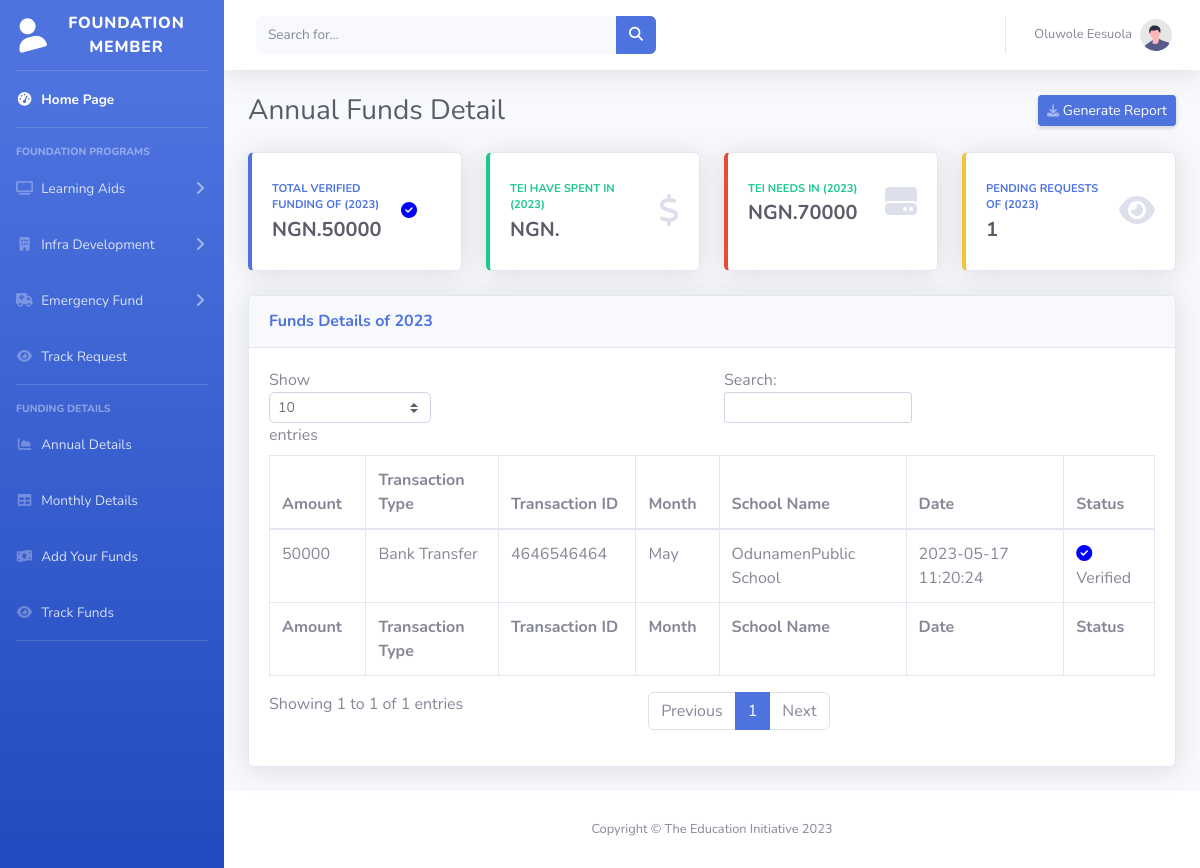
/annual-fund.php (signed in), run on the app's committed database.
### tables this page shows
CREATE TABLE `schools` (
  `id` int(11) NOT NULL,
  `name` varchar(100) NOT NULL,
  `fname` varchar(100) NOT NULL,
  `cnic` text NOT NULL,
  `contact` text NOT NULL,
  `email` varchar(100) NOT NULL,
  `qual` varchar(15) NOT NULL,
  `address` varchar(255) NOT NULL,
  `sname` varchar(100) NOT NULL,
  `dist` varchar(15) NOT NULL,
  `prog` varchar(7) NOT NULL,
  `strg` text NOT NULL,
  `buld` varchar(13) NOT NULL,
  `qatr` varchar(7) NOT NULL,
  `password` text NOT NULL,
  `status` varchar(9) NOT NULL
);

CREATE TABLE `funds` (
  `id` int(11) NOT NULL,
  `scid` int(11) NOT NULL,
  `amount` int(11) NOT NULL,
  `ttype` varchar(13) NOT NULL,
  `tid` varchar(12) NOT NULL,
  `month` varchar(3) NOT NULL,
  `year` int(4) NOT NULL,
  `date` datetime NOT NULL DEFAULT current_timestamp(),
  `status` varchar(20) NOT NULL
);

### annual-fund.php (the view, shortened to what this page needs)
<?php
include"header.php";
include("php/checklogin.php");
 ?>
                <div class="container-fluid">
                    <div class="d-sm-flex align-items-center justify-content-between mb-4">
                        <h1 class="h3 mb-0 text-gray-800">Annual Funds Detail</h1>
                        <a href="#" class="d-none d-sm-inline-block btn btn-sm btn-primary shadow-sm"> Generate Report</a>
                    </div>
                    <div class="row">
                        <div class="col-xl-3 col-md-6 mb-4">
                            <div class="card border-left-primary shadow h-100 py-2">
                                <div class="card-body">
                                    <div class="row no-gutters align-items-center">
                                        <div class="col mr-2">
                                            <div class="text-xs font-weight-bold text-primary text-uppercase mb-1">
                                                Total Verified Funding of (<?php
echo "$year";
?>)</div>
                                            <div class="h5 mb-0 font-weight-bold text-gray-800"><?php $sql = "SELECT SUM( amount) FROM funds where year='$year' and status='Verified' ";
        $amountsum = mysqli_query($conn, $sql) or die(mysqli_error($sql));
        $row_amountsum = mysqli_fetch_assoc($amountsum);
        echo 'NGN.' .$row_amountsum['SUM( amount)'];?></div>
                                        </div>
                                        <div class="col-auto">
                                            <i class="fas fa-check-circle mr-4" style="color: blue;"></i>
                                        </div>
                                    </div>
                                </div>
                            </div>
                        </div>
                        <div class="col-xl-3 col-md-6 mb-4">
                            <div class="card border-left-success shadow h-100 py-2">
                                <div class="card-body">
                                    <div class="row no-gutters align-items-center">
                                        <div class="col mr-2">
                                            <div class="text-xs font-weight-bold text-success text-uppercase mb-1">
                                                TEI have spent in (<?php
echo "$year";
?>)</div>
                                            <div class="h5 mb-0 font-weight-bold text-gray-800"><?php $sql = "SELECT SUM( approved_amount) FROM request where year='$year' and status='Completed'";
        $amountsum = mysqli_query($conn, $sql) or die(mysqli_error($sql));
        $row_amountsum = mysqli_fetch_assoc($amountsum);
        echo 'NGN.' .$row_amountsum['SUM( approved_amount)'];?></div>
                                        </div>
                                        <div class="col-auto">
                                            <i class="fas fa-dollar-sign fa-2x text-gray-300"></i>
                                        </div>
                                    </div>
                                </div>
                            </div>
                        </div>
                        <div class="col-xl-3 col-md-6 mb-4">
                            <div class="card border-left-danger shadow h-100 py-2">
                                <div class="card-body">
                                    <div class="row no-gutters align-items-center">
                                        <div class="col mr-2">
                                            <div class="text-xs font-weight-bold text-success text-uppercase mb-1">
                                                TEI Needs in (<?php
echo "$year";
?>)</div>
                                            <div class="h5 mb-0 font-weight-bold text-gray-800"><?php $sql = "SELECT SUM( expected_amount) FROM request where year=$year and status='Pending'";
        $amountsum = mysqli_query($conn, $sql) or die(mysqli_error($sql));
        $row_amountsum = mysqli_fetch_assoc($amountsum);
        echo 'NGN.' .$row_amountsum['SUM( expected_amount)'];?></div>
                                        </div>
                                        <div class="col-auto">
                                            <i class="fas fa-hdd fa-2x text-gray-300"></i>
                                        </div>
                                    </div>
                                </div>
                            </div>
                        </div>
                         <div class="col-xl-3 col-md-6 mb-4">
                            <div class="card border-left-warning shadow h-100 py-2">
                                <div class="card-body">
                                    <div class="row no-gutters align-items-center">
                                        <div class="col mr-2">
                                            <div class="text-xs font-weight-bold text-primary text-uppercase mb-1">
                                                Pending Requests of (<?php
echo "$year";
?>)</div>
                                            <div class="h5 mb-0 font-weight-bold text-gray-800">  <?php $sql = "SELECT * FROM request WHERE status = 'Pending'";
    $query = $conn->query($sql);
    echo "$query->num_rows";?> </div>
                                        </div>
                                        <div class="col-auto">
                                            <i class="fas fa-eye fa-2x text-gray-300"></i>
                                        </div>
                                    </div>
                                </div>
                            </div>
                        </div>
                    </div>
                    <div class="card shadow mb-4">
                        <div class="card-header py-3">
                            <h6 class="m-0 font-weight-bold text-primary">Funds Details of <?php echo $year;?></h6>
                        </div>
                        <div class="card-body">
                            <div class="table-responsive">
                                <table class="table table-bordered" id="dataTable" width="100%" cellspacing="0">
                                    <thead>
                                        <tr>
                                            <th>Amount</th>
                                            <th>Transaction Type</th>
                                            <th>Transaction ID</th>
                                            <th>Month</th>
                                            <th>School Name</th>
                                            <th>Date</th>
                                            <th>Status</th>
                                        </tr>
                                    </thead>
                                    <tfoot>
                                        <tr>
                                           <th>Amount</th>
                                            <th>Transaction Type</th>
                                            <th>Transaction ID</th>
                                            <th>Month</th>
                                            <th>School Name</th>
                                            <th>Date</th>
                                            <th>Status</th>
                                        </tr>
                                    </tfoot>
                                    <tbody>
                                    <?php
                              $sql = "SELECT f.amount, f.ttype, f.tid, f.month, f.date, f.status, s.sname
        FROM funds f
        INNER JOIN schools s ON f.scid = s.id";
$result = mysqli_query($conn, $sql);
if (mysqli_num_rows($result) > 0) {
    while($row = mysqli_fetch_assoc($result)) {
        echo "<tr>";
        echo "<td>".$row["amount"]."</td>";
        echo "<td>".$row["ttype"]."</td>";
        echo "<td>".$row["tid"]."</td>";
        echo "<td>".$row["month"]."</td>";
		echo "<td>".$row["sname"]."</td>";
    	echo "<td>".$row["date"]."</td>";
         if ($row["status"] == "Verified") {
            echo '<td><i class="fas fa-check-circle mr-2" style="color: blue;"></i>'.$row["status"].'</td>';
        } else {
            echo '<td><i class="fas fa-exclamation-triangle" style="color: orange;"></i>'.$row["status"].'</td>';
        }
        echo "</tr>";
    }
    echo "</table>";
}
?>
                            </div>
                        </div>
                    </div>
                </div>
            </div>
<?php include"footer.php"; ?>

### header.php (shortened to what this page needs)
<?php
include("php/checklogin.php");
$year=date("Y");
$user_id = $_SESSION['rainbow_uid'];
$sql = "SELECT * FROM schools where id=$user_id";
$result = mysqli_query($conn, $sql);
while ($row = mysqli_fetch_assoc($result)) {
$name = $row["name"];
}
?>
<!DOCTYPE html>
<html lang="en">
<head>
    <link href="vendor/fontawesome-free/css/all.min.css" rel="stylesheet" type="text/css">
    <link href="css/sb-admin-2.min.css" rel="stylesheet">
</head>
<body id="page-top">
    <div id="wrapper">
        <ul class="navbar-nav bg-gradient-primary sidebar sidebar-dark accordion" id="accordionSidebar">
            <a class="sidebar-brand d-flex align-items-center justify-content-center" href="index.php">
                <div class="sidebar-brand-icon rotate-n-15">
                    <i class="fas fa-user"></i>
                </div>
                <div class="sidebar-brand-text mx-3">Foundation Member</div>
            </a>
            <hr class="sidebar-divider my-0">
            <li class="nav-item active">
                <a class="nav-link" href="index.php">
                    <i class="fas fa-fw fa-tachometer-alt"></i>
                    <span>Home Page</span></a>
            </li>
            <hr class="sidebar-divider">
            <div class="sidebar-heading">
                Foundation Programs
            </div>
            <li class="nav-item">
                <a class="nav-link collapsed" href="#" data-toggle="collapse" data-target="#collapseOne"
                    aria-expanded="true" aria-controls="collapseTwo">
                    <i class="fas fa-fw fa-tv"></i>
                    <span>Learning Aids</span>
                </a>
            </li>
    <li class="nav-item">
                <a class="nav-link collapsed" href="#" data-toggle="collapse" data-target="#collapseTwo"
                    aria-expanded="true" aria-controls="collapseTwo">
                    <i class="fas fa-fw fa-building"></i>
                    <span>Infra Development</span>
                </a>
            </li>
                <li class="nav-item">
                <a class="nav-link collapsed" href="#" data-toggle="collapse" data-target="#collapseThree"
                    aria-expanded="true" aria-controls="collapseTwo">
                    <i class="fas fa-fw fa-ambulance"></i>
                    <span>Emergency Fund</span>
                </a>
              <li class="nav-item">
                <a class="nav-link" href="tracking.php">
                    <i class="fas fa-fw fa-eye"></i>
                    <span>Track Request</span></a>
            </li>
            </li>
            <hr class="sidebar-divider">
            <div class="sidebar-heading">
                Funding Details
            </div>
            <li class="nav-item">
                <a class="nav-link" href="annual-fund.php">
                    <i class="fas fa-fw fa-chart-area"></i>
                    <span>Annual Details</span></a>
            </li>
            <li class="nav-item">
                <a class="nav-link" href="monthly-fund.php">
                    <i class="fas fa-fw fa-table"></i>
                    <span>Monthly Details</span></a>
            </li>
          <li class="nav-item">
                <a class="nav-link" href="add-funds.php">
                    <i class="fas fa-fw fa-money-bill-wave"></i>
                    <span>Add Your Funds</span></a>
            </li>
            <li class="nav-item">
                <a class="nav-link" href="track-funds.php">
                    <i class="fas fa-fw fa-eye"></i>
                    <span>Track Funds</span></a>
            </li>
                        <hr class="sidebar-divider">
        </ul>
        <div id="content-wrapper" class="d-flex flex-column">
            <div id="content">
                <nav class="navbar navbar-expand navbar-light bg-white topbar mb-4 static-top shadow">
                    <form
                        class="d-none d-sm-inline-block form-inline mr-auto ml-md-3 my-2 my-md-0 mw-100 navbar-search">
                        <div class="input-group">
                            <input type="text" class="form-control bg-light border-0 small" placeholder="Search for..."
                                aria-label="Search" aria-describedby="basic-addon2">
                            <div class="input-group-append">
                                <button class="btn btn-primary" type="button">
                                    <i class="fas fa-search fa-sm"></i>
                                </button>
                            </div>
                        </div>
                    </form>
                    <ul class="navbar-nav ml-auto">
                        <li class="nav-item dropdown no-arrow">
                            <a class="nav-link dropdown-toggle" href="#" id="userDropdown" role="button"
                                data-toggle="dropdown" aria-haspopup="true" aria-expanded="false">
                                <span class="mr-2 d-none d-lg-inline text-gray-600 small"><?php echo $name;?></span>
                                <img class="img-profile rounded-circle"
                                    src="img/undraw_profile.svg">
                            </a>
                        </li>
                    </ul>
                </nav>

### data on the page
schools: name "Oluwole Eesuola"
funds: amount "50000", ttype "Bank Transfer", tid "4646546464", month "May", schools.sname "OdunamenPublic School", date "2023-05-17 11:20:24", status "Verified"

### other printed values
$year "2023"
$row_amountsum['SUM( amount)'] "50000"
$row_amountsum['SUM( expected_amount)'] "70000"
$query->num_rows "1"
